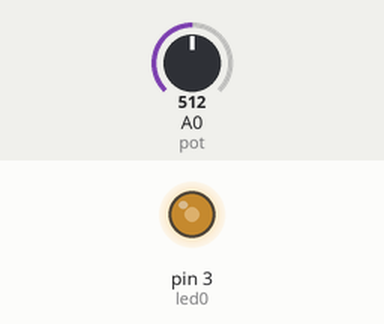
This sketch was run on a simulated Arduino Uno, built with avr-gcc and run on an emulated ATmega328P. Shown: output pins drawn as LEDs (lit = HIGH). The test bench sets the inputs (shaded band); at power-on: A0 (pot) = 512.

Above: at 1.2 s.
1.3 s: A0 (pot) set to 716
At 1.9 s:
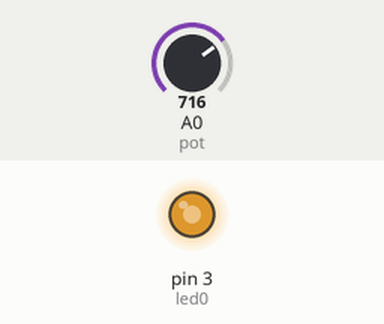
2.8 s: A0 (pot) set to 900
At 4.0 s:
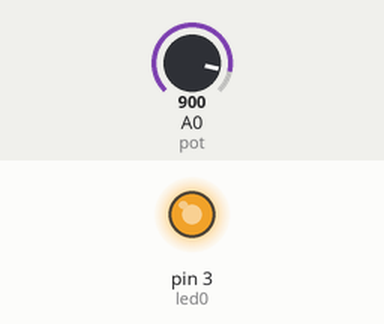
4.3 s: A0 (pot) set to 122
At 5.4 s:
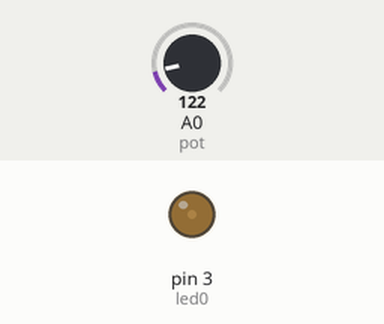
5.8 s: A0 (pot) set to 0
At 6.5 s:
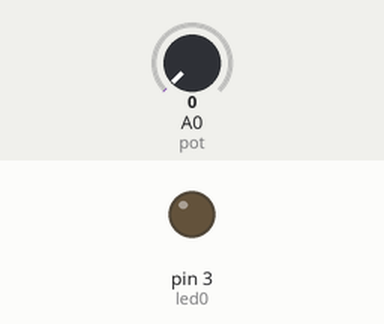
7.3 s: A0 (pot) set to 511
At 7.7 s:
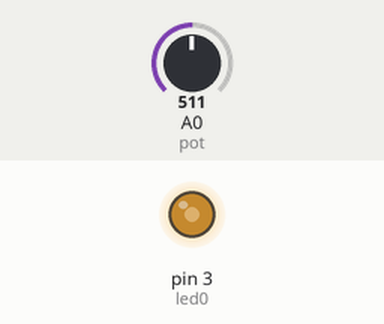
Timing chart, 0 to 9.8 s (numbered marks = the images above; inputs shaded):
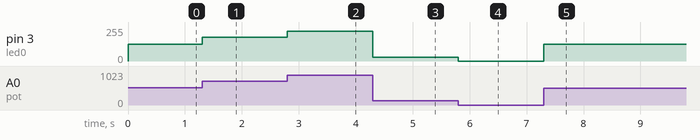

Measured:
- after the input at 1.3 s, pin 3 (led0): 127/255 → 178/255 at once
- after the input at 2.8 s, pin 3 (led0): 178/255 → 224/255 at once
- after the input at 4.3 s, pin 3 (led0): 224/255 → 30/255 at once
- after the input at 5.8 s, pin 3 (led0): 30/255 → 0/255 at once
- after the input at 7.3 s, pin 3 (led0): 0/255 → 127/255 at once

The sketch:

parte1_practica2_Javier.ino
```cpp
/*
FUNDACION KINAL
CENTRO: Educativo Tecnico Laboral Kinal
Perito en Electronica
Quinto Perito
SECCION: A
CURSO: Taller de Electronica Digital y Reparacion de Computadoras
Proyecto: Control de Brillo de un Led
ALUMNOS: Jose Javier Juarez Rivera
CARNET: 2022252
*/

#define led0 3
#define pot A0

int intensidad, brillo;

void setup() {
  pinMode(led0, OUTPUT);
}

void loop() {
     intensidad=analogRead(pot);

     //Map de los valores del potenciometro
     brillo=map(intensidad, 0, 1023, 0, 255);

     analogWrite(led0, brillo);

}
```
